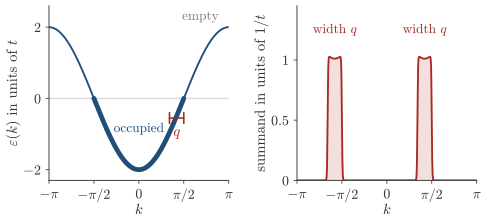

Generate this figure with Python:
"""Session 9, Eq. (9.4) for the chain, the states that contribute to the static Lindhard function.

The half-filled chain eps(k) = -2t cos k with t=1, so k_F = pi/2, at q=0.5 and T=0.02t. Left, the band in units of t with
the occupied states thick. Right, the summand (n_F(eps(k)) - n_F(eps(k+q)))/(eps(k+q) - eps(k)) of (9.4) in units of 1/t.
It is different from zero only in the windows (k_F - q, k_F) and (-k_F - q, -k_F), which is asserted below. A summand is not
an output of pyqula, so this is numpy."""
import os, sys
sys.path.insert(0, os.path.join(os.path.dirname(os.path.abspath(__file__)), ".."))
import numpy as np
import matplotlib.pyplot as plt
import style
plt.rcParams.update({'font.size': 11, 'axes.labelsize': 11, 'xtick.labelsize': 10.5, 'ytick.labelsize': 10.5})

t, mu, T, q = 1.0, 0.0, 0.02, 0.5
assert (q, T, mu) == (0.5, 0.02, 0.0)                                    # the parameters of the caption, half filling
k = np.linspace(-np.pi, np.pi, 4001)
eps = lambda k: -2 * t * np.cos(k) - mu
nF = lambda e: 0.5 * (1 - np.tanh(e / (2 * T)))
num = nF(eps(k)) - nF(eps(k + q))
den = eps(k + q) - eps(k)
summand = np.where(np.abs(den) > 1e-9, num / np.where(np.abs(den) > 1e-9, den, 1), 0.0)
kF = np.arccos(-mu / (2 * t))    # eps(kF)=0 for mu=0 gives kF=pi/2

# ---- the two windows of width q, next to the Fermi points, and nothing elsewhere
win = ((k > kF - q) & (k < kF)) | ((k > -kF - q) & (k < -kF))
margin = ((k > kF - q - 0.15) & (k < kF + 0.15)) | ((k > -kF - q - 0.15) & (k < -kF + 0.15))
assert abs(kF - np.pi / 2) < 1e-12
assert np.all(summand >= -1e-12)                                         # every term of (9.4) is positive
assert summand[~margin].max() < 1e-3                                     # zero away from the windows
inner = ((k > kF - q + 0.1) & (k < kF - 0.1)) | ((k > -kF - q + 0.1) & (k < -kF - 0.1))
assert summand[inner].min() > 0.9 and summand.max() < 1.1                # about 1/t inside, the scale of the axis
print('summand inside the windows from %.3f to %.3f, at most %.1e outside' % (summand[inner].min(), summand.max(),
                                                                              summand[~margin].max()))

ticks = [-np.pi, -np.pi / 2, 0, np.pi / 2, np.pi]
ticklabels = [r'$-\pi$', r'$-\pi/2$', r'$0$', r'$\pi/2$', r'$\pi$']
fig, axs = plt.subplots(1, 2, figsize=(style.WIDTH_CM * style.CM, 6.0 * style.CM), gridspec_kw=dict(wspace=0.38))
for a in axs:
    for s in ('top', 'right'):
        a.spines[s].set_visible(False)
    a.spines['left'].set_linewidth(0.7); a.spines['bottom'].set_linewidth(0.7)
    a.tick_params(length=2.5, width=0.6)
    a.set_xlim(-np.pi, np.pi)
    a.set_xticks(ticks); a.set_xticklabels(ticklabels)
    a.set_xlabel(r'$k$', labelpad=1)
a0, a1 = axs
kp, sp = k[::5], summand[::5]                                           # a coarser grid for the drawing
a0.plot(kp, eps(kp), color=style.ACCENT, lw=1.4)
occ = eps(kp) < 0
a0.plot(kp[occ], eps(kp)[occ], color=style.ACCENT, lw=3.6)
style.guide(a0, y=0)
a0.set_ylim(-2.3, 2.6)
a0.set_yticks([-2, 0, 2]); a0.set_yticklabels([r'$-2$', r'$0$', r'$2$'])
a0.set_ylabel(r'$\varepsilon(k)$ in units of $t$', labelpad=2)
a0.plot([kF - q, kF], [-0.55, -0.55], color=style.BROKEN, lw=1.2)
a0.plot([kF - q, kF - q], [-0.7, -0.4], color=style.BROKEN, lw=1.2)
a0.plot([kF, kF], [-0.7, -0.4], color=style.BROKEN, lw=1.2)
style.label(a0, kF - q / 2, -0.95, r'$q$', color=style.BROKEN)
style.label(a0, 0, -0.85, r'occupied', color=style.ACCENT, fontsize=10)
style.label(a0, 2.15, 2.3, r'empty', color=style.MUTED, fontsize=10)
a1.plot(kp, sp, color=style.BROKEN, lw=1.4)
a1.fill_between(kp, 0, sp, color=style.BROKEN, alpha=0.15, lw=0)
a1.set_ylim(0, 1.45)
a1.set_yticks([0, 0.5, 1]); a1.set_yticklabels([r'$0$', r'$0.5$', r'$1$'])
a1.set_ylabel(r'summand in units of $1/t$', labelpad=2)
style.label(a1, kF - q / 2, 1.25, r'width $q$', color=style.BROKEN, fontsize=10)
style.label(a1, -kF - q / 2, 1.25, r'width $q$', color=style.BROKEN, fontsize=10)
style.save(fig, __file__)
